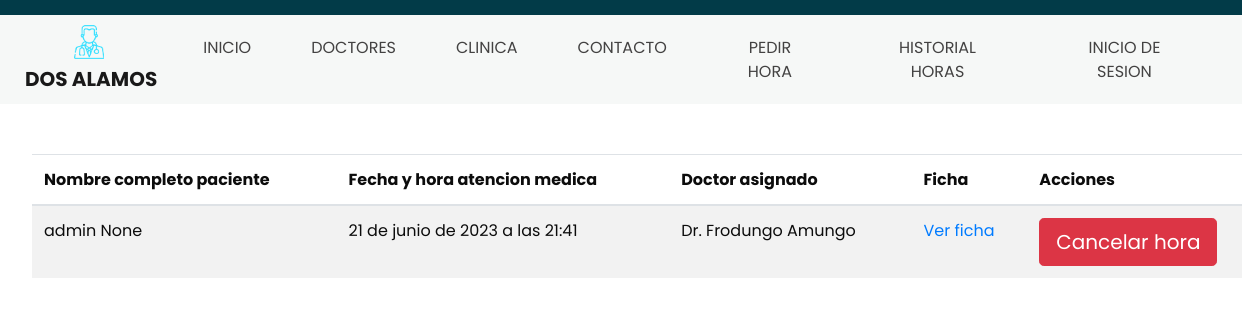
/mostrar_horas_tomadas/1, run on an earlier commit of the app's database.
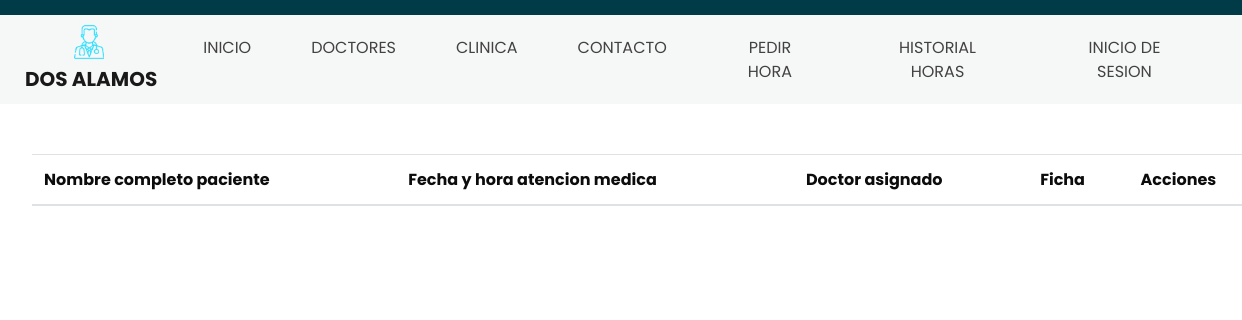
And on a later commit of the database.
### core/models.py (models this page shows)
class HoraTomada(models.Model):
    nombrePaciente = models.ForeignKey(User, on_delete=models.PROTECT, verbose_name='Paciente', null=True, related_name='horas_paciente')
    apellidoPaciente = models.CharField(max_length=50, verbose_name='Apellido del paciente',null=True)
    nombreComuna = models.CharField(max_length=50, verbose_name='Comuna del paciente',null=True)
    correoPaciente = models.CharField(max_length=50, verbose_name='Correo del paciente',null=True)
    fecha_creacion = models.DateTimeField(auto_now_add=True)
    hora = models.DateTimeField(auto_now_add=True)
    doctor = models.ForeignKey(User, on_delete=models.PROTECT, verbose_name='Medico', null=True, related_name='horas_doctor')
    ESTADO_CHOICES = (
        ('abierto', 'Abierto'),
        ('cerrado', 'Cerrado'),
    )
    estado = models.CharField(max_length=10, choices=ESTADO_CHOICES, default='abierto')

### core/views.py (the view)
# urls.py: path('mostrar_horas_tomadas/<id>',mostrar_horas_tomadas, name='mostrar_horas_tomadas'),
def mostrar_horas_tomadas(request,id):
    usuario = get_object_or_404(User, pk=id)
    horaTomada = HoraTomada.objects.filter(estado='cerrado', nombrePaciente=id)
    user_id = request.user.id  # Obtener el ID del usuario logueado
    data = {
        'usuario':usuario,
        'horaTomada':horaTomada,
        'user_id': user_id
    }
    return render(request, 'core/mostrar_horas_tomadas.html',data)

### core/templates/core/mostrar_horas_tomadas.html (shortened to what this page needs)
{%load static%}
<head>
  <link rel="stylesheet" type="text/css"
    href="https://cdnjs.cloudflare.com/ajax/libs/OwlCarousel2/2.1.3/assets/owl.carousel.min.css" />
  <link rel="stylesheet" href="https://cdn.jsdelivr.net/npm/bootstrap@4.0.0/dist/css/bootstrap.min.css"
>
  <link href="{% static 'core/css/style.css'%}" rel="stylesheet" />
  <link href="{% static 'css/responsive.css' %}" rel="stylesheet" />
</head>
<body>
  <div class="hero_area">
    <header class="header_section">
      <div class="container-fluid">
        <nav class="navbar navbar-expand-lg custom_nav-container">
          <a class="navbar-brand" href="{% url 'vista_paciente' %}">
              <img src="{% static 'core/IMG/logo.png' %}" alt="Logo">
              <span>Dos alamos</span>
          </a>
          <div class="collapse navbar-collapse" id="navbarSupportedContent">
              <ul class="navbar-nav ml-auto">
                  <li class="nav-item active">
                      <a class="nav-link" href="{% url 'vista_paciente' %}">Inicio </a>
                  </li>
                  <li class="nav-item">
                      <a class="nav-link" href="{% url 'doctores' %}">Doctores</a>
                  </li>
                  <li class="nav-item">
                      <a class="nav-link" href="{% url 'clinica' %}">Clinica</a>
                  </li>
                  <li class="nav-item">
                      <a class="nav-link" href="{% url 'contacto' %}">Contacto</a>
                  </li>
                  <li class="nav-item">
                      <a class="nav-link" href="{% url 'formulario' user_id %}">Pedir Hora</a>
                  </li>
                  <li class="nav-item">
                      <a class="nav-link" href="formulario/{{id}}">Historial horas</a>
                  </li>
                  {% if user.is_authenticated %}
                  <li class="nav-item">
                      <a class="nav-link" href="{% url 'funcion_logout' %}">Cerrar Sesion</a>
                  </li>
                  {% else %}
                  <li class="nav-item">
                    <a class="nav-link" href="{% url 'sesion' %}">Inicio de Sesion</a>
                  </li>
                  {% endif %}
              </ul>
          </div>
      </nav>
      </div>
    </header>
    <div class="tabla">
      <table class="table table-striped">
        <thead>
          <tr>
            <th scope="col">Nombre completo paciente</th>
            <th scope="col">Fecha y hora atencion medica</th>
            <th scope="col">Doctor asignado</th>
            <th scope="col">Ficha</th>
            <th scope="col">Acciones</th>
          </tr>
        </thead>
        <tbody>
          {% for h in horaTomada %}
          <tr>
            <td>{{h.nombrePaciente}} {{h.apellidoPaciente}}</td>
            <td>{{h.fecha_creacion}}</td>
            <td>Dr. {{h.doctor}} {{h.doctor.last_name}}</td>
            <td><a href="{% url 'MostrarFicha' hora_tomada_id=h.id %}">Ver ficha</a></td>
            <td><a type="button" class="btn btn-primary btn-lg citas btn-danger" href="{% url 'eliminar_pacientes' id=h.id %}">Cancelar hora</a></td>
          </tr>
          {% endfor %}
        </tbody>
      </table>
    </div>
</body>
</html>

### core/static/core/CSS/style.css (style rules this page uses)
body { font-family: "Poppins", sans-serif; color: #0c0c0c; background-color: #ffffff; }
.hero_area { height: 98vh; position: relative; }
.hero_area::before { content: ""; position: absolute; width: 100%; height: 15px; background-color: #023b48; }
.header_section { background-color: #f6f8f7; padding-top: 15px; }
.header_section .container-fluid { padding-right: 25px; padding-left: 25px; }
.custom_nav-container.navbar-expand-lg .navbar-nav .nav-link { padding: 10px 30px; color: #434242; text-align: center; text-transform: uppercase; }
a, a:hover, a:focus { text-decoration: none; }
.navbar-brand, .navbar-brand:hover { text-transform: uppercase; font-weight: bold; font-size: 24px; color: #fafcfd; }
.navbar-brand { display: -webkit-box; display: -ms-flexbox; display: flex; -webkit-box-align: center; -ms-flex-align: center; align-items: center; -webkit-box-orient: vertical; -webkit-box-direction: normal; -ms-flex-direction: column; flex-direction: column; }
.navbar-brand img { width: 30px; margin-right: 5px; }
.navbar-brand span { font-size: 20px; font-weight: 700; color: #191919; margin-top: 5px; }
.custom_nav-container { z-index: 99999; padding: 5px 0; }
@media (min-width: 768px) { .tabla { margin-top: 50px; } }

### core/templates/core/mostrar_horas_tomadas.html (style rules this page uses)
.table { margin: 2rem; padding: 1.5rem; border: medium; border-width: .2rem; }

What changed in the data, as far as the page shows it:
removed HoraTomada: nombrePaciente "admin", apellidoPaciente "None", fecha_creacion "21 de junio de 2023 a las 21:41", doctor "Frodungo", doctor.last_name "Amungo"
